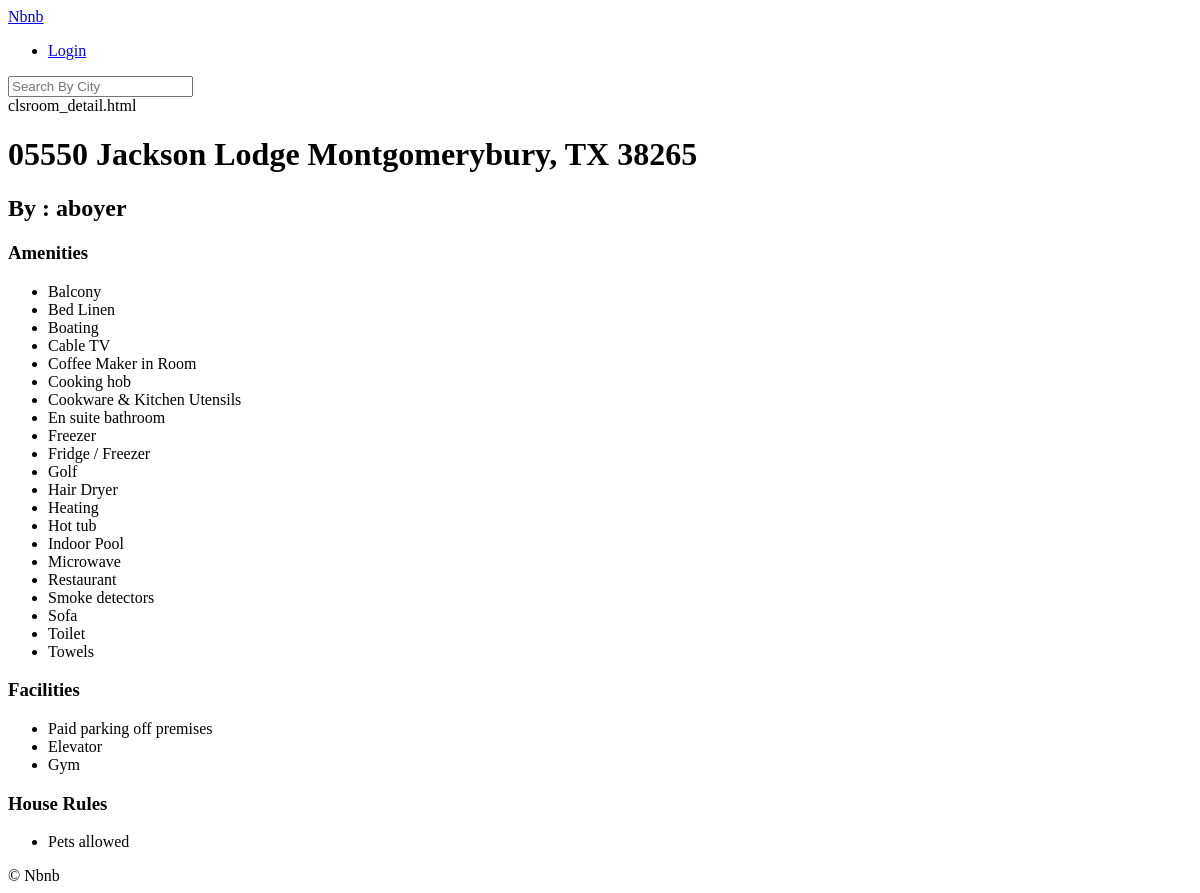
/rooms/4, run on an earlier commit of the app's database.
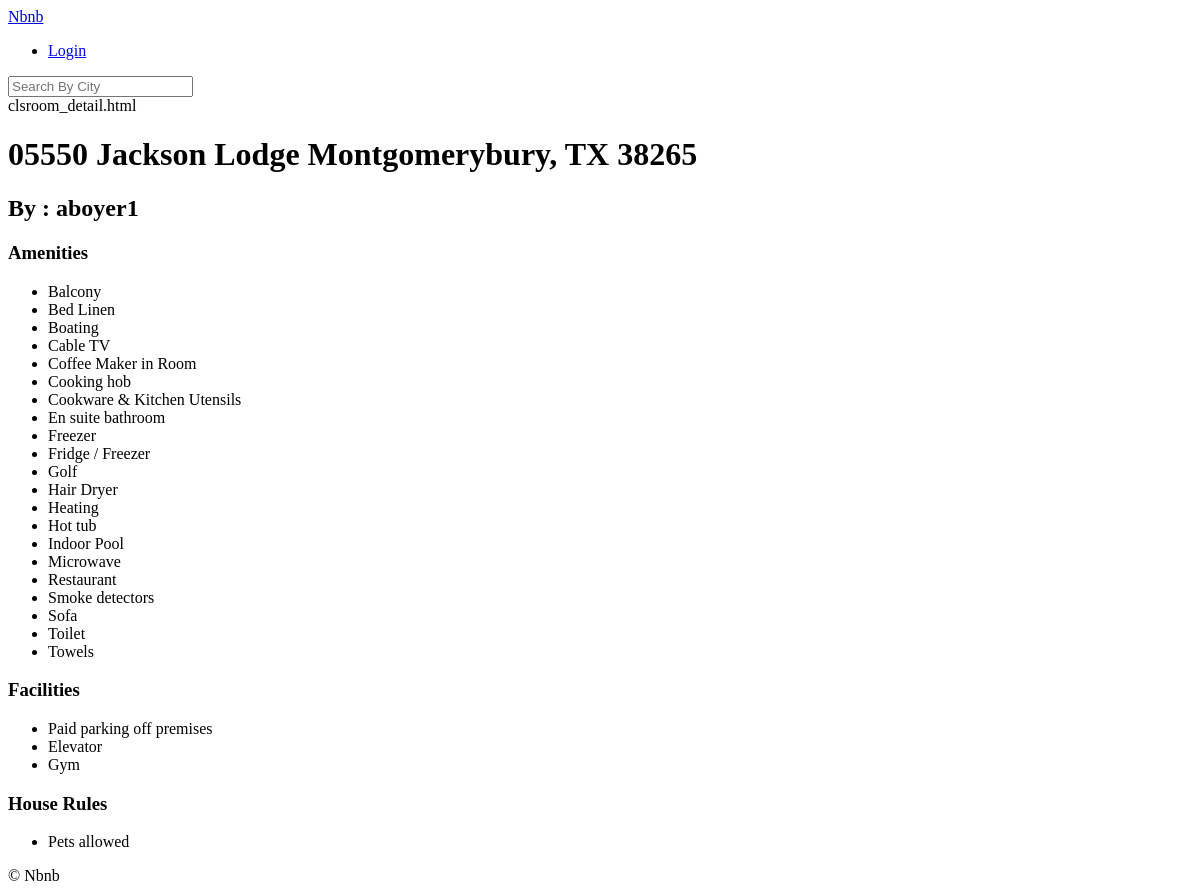
And on a later commit of the database.
### appRooms/models.py (models this page shows, shortened)
class clsRoom(core_models.TimeStampedModel):
    colName = models.CharField(null=True, blank=True, max_length=140)
    colDescription = models.TextField(null=True, blank=True)
    colCountry = CountryField(null=True, blank=True)
    colCity = models.CharField(max_length=80, null=True, blank=True)
    colPrice = models.IntegerField(default=0)
    colAddress = models.CharField(max_length=140, null=True, blank=True)
    colGuests = models.IntegerField(default=0)
    colBeds = models.IntegerField(default=0)
    colBedrooms = models.IntegerField(default=0)
    colBaths = models.IntegerField(default=0)
    colCheck_in = models.TimeField(null=True)
    colCheck_out = models.TimeField(null=True)
    colInstant_book = models.BooleanField(default=False)
    colHost = models.ForeignKey(
        "appUsers.clsUser", related_name="relRooms", null=True, on_delete=models.CASCADE
    )
    colRoom_type = models.ForeignKey(
        "clsRoomType",
        related_name="relRooms",
        on_delete=models.SET_NULL,
        null=True,
        blank=True,
    )
    colAmenities = models.ManyToManyField(
        "clsAmenity", related_name="relRooms", blank=True
    )
    colFacilities = models.ManyToManyField(
        "clsFacility", related_name="relRooms", blank=True
    )
    colHouse_rules = models.ManyToManyField(
        "clsHouseRule", related_name="relRooms", blank=True
    )
    def save(self, *args, **kwargs):
        self.colCity = str.capitalize(self.colCity)
        super().save(*args, **kwargs)  # call the real save() method
    """
    #   저장하려는 데이타 값들을 확인하고 저장할 수 있다
    def save_model(self, request, obj, form, change):
        print(obj, form, change)

        #   원래 호출하려던 장고 내장함수를 호출해서 save 를 진행한다
        super().save(*args, **kwargs)
    """

class clsAbstractItem(core_models.TimeStampedModel):
    colName = models.CharField(max_length=80)
    class Meta:
        abstract = True
    def __str__(self):
        return self.colName

class clsAmenity(clsAbstractItem):
    class Meta:
        verbose_name_plural = "Amenities"

class clsFacility(clsAbstractItem):
    class Meta:
        verbose_name_plural = "Facilities"

class clsHouseRule(clsAbstractItem):
    class Meta:
        verbose_name = "House Rule"

### appUsers/models.py (models this page shows)
class clsUser(AbstractUser):
    GENDER_MALE = "male"
    GENDER_FEMALE = "female"
    GENDER_OTHER = "other"
    GENDER_CHOICES = (
        (GENDER_MALE, "male"),
        (GENDER_FEMALE, "female"),
        (GENDER_OTHER, "other"),
    )
    LANGUAGE_KOREAN = "kor"
    LANGUAGE_ENGLISH = "eng"
    LANGUAGE_OTHER = "other"
    LANGUAGE_CHOICES = (
        (LANGUAGE_KOREAN, "korean"),
        (LANGUAGE_ENGLISH, "english"),
        (LANGUAGE_OTHER, "other"),
    )
    CURRENCY_USD = "usd"
    CURRENCY_KRW = "krw"
    CURRENCY_OTHER = "other"
    CURRENCY_CHOICES = (
        (CURRENCY_USD, "dollar"),
        (CURRENCY_KRW, "won"),
        (CURRENCY_OTHER, "other"),
    )
    colGender = models.CharField(
        choices=GENDER_CHOICES,
        default=GENDER_MALE,
        max_length=10,
        null=True,
        blank=True,
    )
    colLanguage = models.CharField(
        choices=LANGUAGE_CHOICES,
        default=LANGUAGE_KOREAN,
        max_length=10,
        null=True,
        blank=True,
    )
    colCurrency = models.CharField(
        choices=CURRENCY_CHOICES,
        default=CURRENCY_KRW,
        max_length=10,
        null=True,
        blank=True,
    )
    colAvatar = models.ImageField(null=True, blank=True, upload_to="avatars")
    colBio = models.TextField(default="", blank=True)
    colBirthdate = models.DateTimeField(null=True, blank=True)
    colSuperhost = models.BooleanField(default=False)

### appRooms/views.py (the view)
# urls.py: path("<int:pk>", views.clsHomeDetail.as_view(), name="detail"),  #   함수기반
class clsHomeDetail(DetailView):
    model = models.clsRoom

### templates/appRooms/clsroom_detail.html (shortened to what this page needs)
{% extends "base.html" %}
{% block content %}
    clsroom_detail.html<br/>
    <div>
        <h1>{{object.colName}}</h1>
    </div>
    <div>
        <h2>By : {{object.colHost.username}}
        </h2>
        <h3>Amenities</h3>
        <ul>
            {% for a in object.colAmenities.all %}
                <li>{{a}}</li>
            {% endfor %}
        </ul>
        <h3>Facilities</h3>
        <ul>
            {% for a in object.colFacilities.all %}
                <li>{{a}}</li>
            {% endfor %}
        </ul>
        <h3>House Rules</h3>
        <ul>
            {% for a in object.colHouse_rules.all  %}
                <li>{{a}}</li>
            {% endfor %}
        </ul>
    </div>
{% endblock content %}

### templates/base.html (shortened to what this page needs)
<!DOCTYPE html>
<html lang="en">
<head>
</head>
<body>
    <header>
        {% include "partials/nav.html" %}
        {% block search-bar %}
            <form method="get" action='{% url "appRooms:search" %}'>
                <input name="txtCity" id="txtCity" placeholder="Search By City" />
            </form>
        {% endblock search-bar %}
    </header>
    {% block content %}{% endblock %}
    {% include "partials/footer.html" %}
</body>
</html>

### templates/partials/nav.html
<header>
    <a href='{% url "appCore:home"  %}'">Nbnb</a>
    <ul>
        <li><a href="#">Login</a></li>
    </ul>
</header>

### templates/partials/footer.html
<footer>
    &copy; Nbnb
</footer>

What changed in the data, as far as the page shows it:
changed through a linked row, clsRoom "05550 Jackson Lodge Montgomerybury, TX 38265": colHost.username "aboyer" → "aboyer1"
